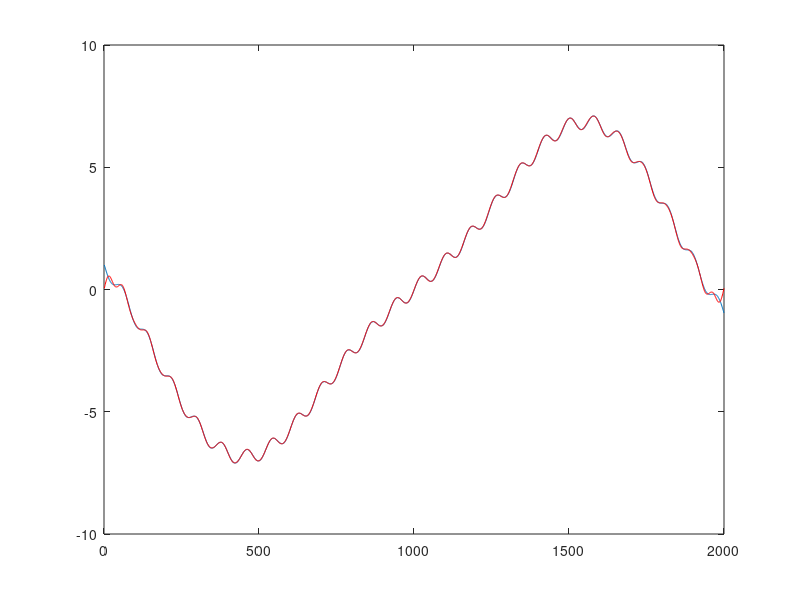

MATLAB code to generate this figure:
clear all
close all
dx = 1/4000;
L = 1-1/4000;
x = 0:dx:L;
left = 1001;
right = 3000;
%
%% lfv high res
k = [5 2 2 50];
a = [1 1 5 0.3];
for i=1:length(k)
    z(i,:) = a(i)*sin(2*pi*k(i)*x);
end
z_lfv_hr = sum(z,1);
% figure, plot(z_lfv_hr)
%
%% pivsurf high res
x_ps = x(left:right);
z_ps_hr = z_lfv_hr(left:right);
% figure, plot(z_ps_hr)
%
%% do ffts on pivsurf
f = fft(z_ps_hr); %Fourier Modal decomposition
fa = 2*abs(f)/length(f); %amplitude of mode
fp = angle(f); %phase of mode
k = [0:(length(z_ps_hr)-1)]/(length(z_ps_hr)-1)*2*pi/dx; %wavenumber of mode
h = 0:1:1000;
for j = 1:length(h)
    su=0;
    for i = 1:50%floor(length(k)/2)
        su_temp = fa(i)*exp(-h(j)*k(i))*cos(k(i)*x(1:length(z_ps_hr))+fp(i));
        su = su + su_temp;
%         keyboard;
    end
    SU_ps(j,:)=su-h(j);
end
figure, plot(z_ps_hr), hold on, plot(SU_ps(1,1:2000),'r')
